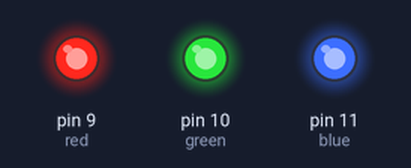
Simulated run of this sketch. Board: Arduino Uno, built with avr-gcc and run on an emulated ATmega328P. Parts: output pins drawn as LEDs (lit = HIGH).

Above: at 0.2 s.
At 0.6 s:
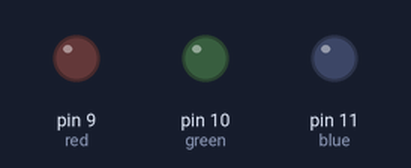
At 2.0 s:
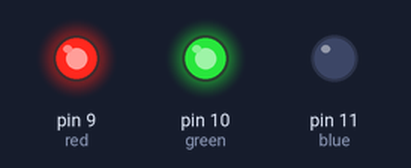
At 3.6 s:
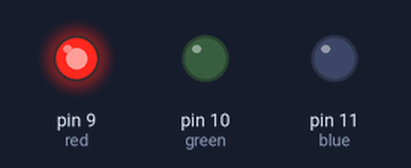
Timing chart, 0 to 5.3 s (numbered marks = the images above):
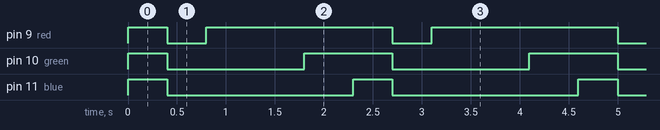

Measured:
- by itself, pin 9 (red): repeats every 2.3 s: LOW 0.40 s, HIGH 1.9 s
- by itself, pin 10 (green): repeats every 2.3 s: LOW 1.4 s, HIGH 0.90 s
- by itself, pin 11 (blue): alternates HIGH for 0.40 s and LOW for 1.9 s

The sketch:

led_lighting1.ino
```cpp
const int red = 9;
const int green = 10;
const int blue = 11;
int time = 500;

void setup() {
  // put your setup code here, to run once:
  // initializing pins
  pinMode(red, OUTPUT);
  pinMode(green, OUTPUT);
  pinMode(blue, OUTPUT);


}

void loop() {
  // to light up the pins of a three color LED continuously in a particular order:
  // all three pins swiched on
  digitalWrite(red, HIGH);
  digitalWrite(green, HIGH);
  digitalWrite(blue, HIGH);
  delay(400);
  // all pins off
  digitalWrite(red, LOW);
  digitalWrite(green, LOW);
  digitalWrite(blue, LOW);
  delay (400);
  // two pins on
  digitalWrite(red, HIGH);
  digitalWrite(green, LOW);
  delay(time);
  // two pins on
  digitalWrite(red, HIGH);
  digitalWrite(blue, LOW);
  delay(time);
  //two pins on
  digitalWrite(green, HIGH);
  digitalWrite(blue, LOW);
  delay(time);
}
```
